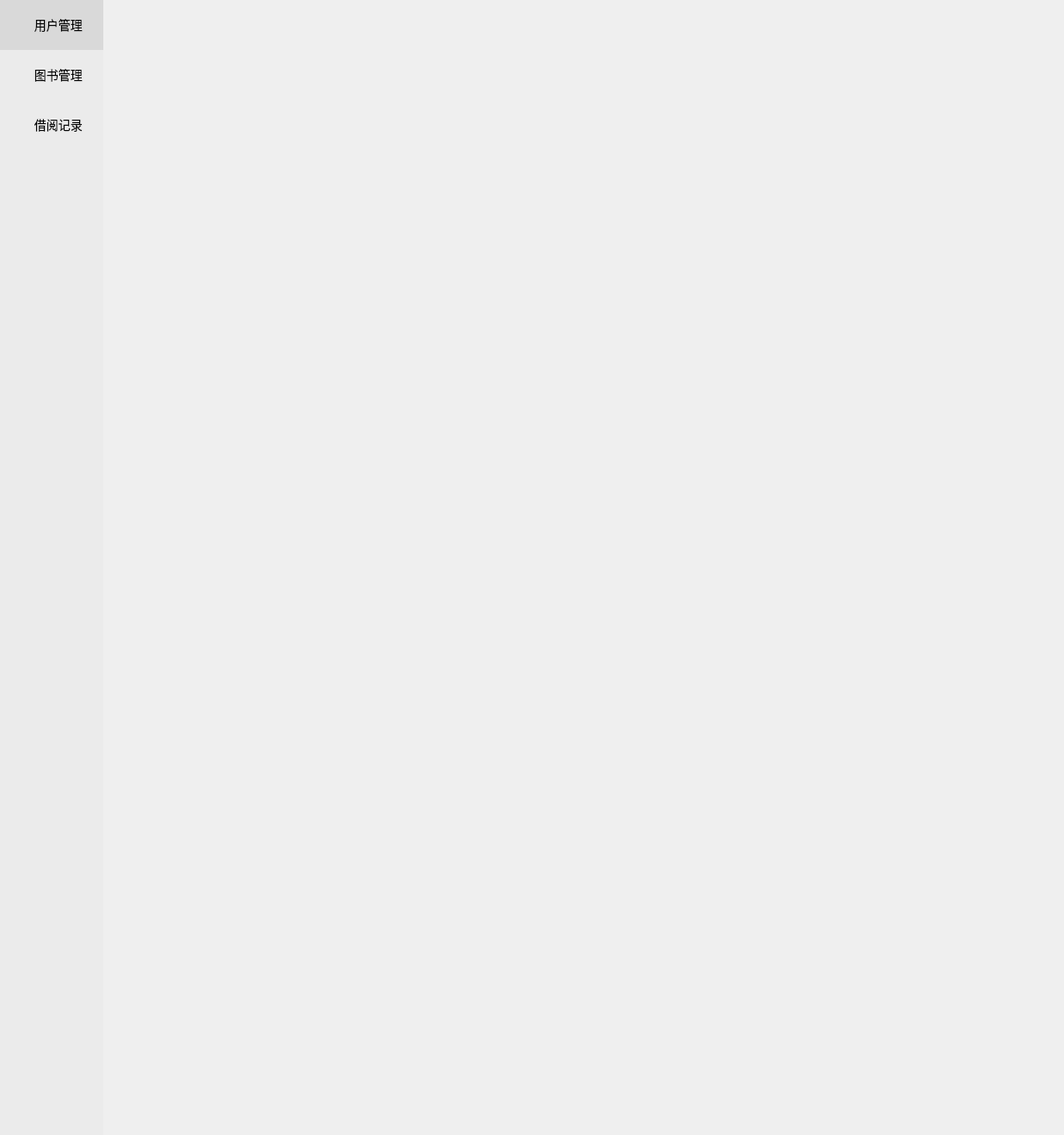
<?xml version="1.0" encoding="UTF-8"?>
<ui version="4.0">
 <class>Cell_Main</class>
 <widget class="QMainWindow" name="Cell_Main">
  <property name="geometry">
   <rect>
    <x>0</x>
    <y>0</y>
    <width>1236</width>
    <height>1318</height>
   </rect>
  </property>
  <property name="windowTitle">
   <string>Qt图书管理系统</string>
  </property>
  <property name="styleSheet">
   <string notr="true">QPushButton[name  = 'btn']{border-radius: 4px; background: #409eff; color: white; font-size: 14px; min-height: 28px; min-width: 85px; padding: 4px; }
QPushButton[name  = 'btn']:pressed{background: #3a8ee6; }
QLineEdit[name = 'le']{border-radius: 5px; min-height: 25px; border: 1px solid gray; max-width: 280px; min-width: 280px; }

QLabel[name = 'title']{font: 18px '黑体'; color: blue; }

QLabel[name = 'lb']{font-size: 14px;}
QWidget[name = 'bg']{background-color: white; }</string>
  </property>
  <widget class="QWidget" name="centralwidget">
   <property name="minimumSize">
    <size>
     <width>500</width>
     <height>365</height>
    </size>
   </property>
   <property name="styleSheet">
    <string notr="true">QWidget#tool {background-color: rgb(235, 235, 235); }
QWidget#tool QToolButton{border: none; background-color: rgb(235, 235, 235); color: black; min-height: 55px; font-size: 14px; font-family: '黑体'; padding-left: 12px; }

QWidget#tool QToolButton:checked{background-color:rgb(217, 217, 217);}
/*QWidget#centralwidget{background-color: white;}*/</string>
   </property>
   <layout class="QGridLayout" name="gridLayout_2">
    <property name="leftMargin">
     <number>0</number>
    </property>
    <property name="topMargin">
     <number>0</number>
    </property>
    <property name="rightMargin">
     <number>0</number>
    </property>
    <property name="bottomMargin">
     <number>0</number>
    </property>
    <property name="spacing">
     <number>0</number>
    </property>
    <item row="0" column="0">
     <widget class="QWidget" name="tool" native="true">
      <property name="sizePolicy">
       <sizepolicy hsizetype="Expanding" vsizetype="Preferred">
        <horstretch>0</horstretch>
        <verstretch>0</verstretch>
       </sizepolicy>
      </property>
      <property name="minimumSize">
       <size>
        <width>120</width>
        <height>0</height>
       </size>
      </property>
      <property name="maximumSize">
       <size>
        <width>120</width>
        <height>16777215</height>
       </size>
      </property>
      <layout class="QGridLayout" name="gridLayout">
       <property name="leftMargin">
        <number>0</number>
       </property>
       <property name="topMargin">
        <number>0</number>
       </property>
       <property name="rightMargin">
        <number>0</number>
       </property>
       <property name="bottomMargin">
        <number>0</number>
       </property>
       <property name="spacing">
        <number>0</number>
       </property>
       <item row="0" column="0">
        <widget class="QToolButton" name="btn_user">
         <property name="sizePolicy">
          <sizepolicy hsizetype="Expanding" vsizetype="Fixed">
           <horstretch>0</horstretch>
           <verstretch>0</verstretch>
          </sizepolicy>
         </property>
         <property name="minimumSize">
          <size>
           <width>0</width>
           <height>55</height>
          </size>
         </property>
         <property name="text">
          <string> 用户管理</string>
         </property>
         <property name="icon">
          <iconset resource="../res/res.qrc">
           <normaloff>:/tool1.svg</normaloff>:/tool1.svg</iconset>
         </property>
         <property name="iconSize">
          <size>
           <width>16</width>
           <height>16</height>
          </size>
         </property>
         <property name="checkable">
          <bool>true</bool>
         </property>
         <property name="checked">
          <bool>true</bool>
         </property>
         <property name="toolButtonStyle">
          <enum>Qt::ToolButtonTextBesideIcon</enum>
         </property>
         <attribute name="buttonGroup">
          <string notr="true">buttonGroup</string>
         </attribute>
        </widget>
       </item>
       <item row="1" column="0">
        <widget class="QToolButton" name="btn_book">
         <property name="sizePolicy">
          <sizepolicy hsizetype="Expanding" vsizetype="Fixed">
           <horstretch>0</horstretch>
           <verstretch>0</verstretch>
          </sizepolicy>
         </property>
         <property name="minimumSize">
          <size>
           <width>0</width>
           <height>55</height>
          </size>
         </property>
         <property name="layoutDirection">
          <enum>Qt::LeftToRight</enum>
         </property>
         <property name="text">
          <string> 图书管理</string>
         </property>
         <property name="icon">
          <iconset resource="../res/res.qrc">
           <normaloff>:/tool2.svg</normaloff>:/tool2.svg</iconset>
         </property>
         <property name="iconSize">
          <size>
           <width>16</width>
           <height>16</height>
          </size>
         </property>
         <property name="checkable">
          <bool>true</bool>
         </property>
         <property name="toolButtonStyle">
          <enum>Qt::ToolButtonTextBesideIcon</enum>
         </property>
         <attribute name="buttonGroup">
          <string notr="true">buttonGroup</string>
         </attribute>
        </widget>
       </item>
       <item row="3" column="0">
        <spacer name="verticalSpacer">
         <property name="orientation">
          <enum>Qt::Vertical</enum>
         </property>
         <property name="sizeHint" stdset="0">
          <size>
           <width>20</width>
           <height>40</height>
          </size>
         </property>
        </spacer>
       </item>
       <item row="2" column="0">
        <widget class="QToolButton" name="btn_his">
         <property name="sizePolicy">
          <sizepolicy hsizetype="Expanding" vsizetype="Fixed">
           <horstretch>0</horstretch>
           <verstretch>0</verstretch>
          </sizepolicy>
         </property>
         <property name="minimumSize">
          <size>
           <width>0</width>
           <height>55</height>
          </size>
         </property>
         <property name="text">
          <string> 借阅记录</string>
         </property>
         <property name="icon">
          <iconset resource="../res/res.qrc">
           <normaloff>:/tool4.svg</normaloff>:/tool4.svg</iconset>
         </property>
         <property name="iconSize">
          <size>
           <width>16</width>
           <height>16</height>
          </size>
         </property>
         <property name="checkable">
          <bool>true</bool>
         </property>
         <property name="toolButtonStyle">
          <enum>Qt::ToolButtonTextBesideIcon</enum>
         </property>
         <attribute name="buttonGroup">
          <string notr="true">buttonGroup</string>
         </attribute>
        </widget>
       </item>
      </layout>
     </widget>
    </item>
    <item row="0" column="1">
     <widget class="QStackedWidget" name="stackedWidget">
      <property name="minimumSize">
       <size>
        <width>0</width>
        <height>0</height>
       </size>
      </property>
     </widget>
    </item>
   </layout>
  </widget>
 </widget>
 <resources>
  <include location="../res/res.qrc"/>
 </resources>
 <connections/>
 <buttongroups>
  <buttongroup name="buttonGroup"/>
 </buttongroups>
</ui>
